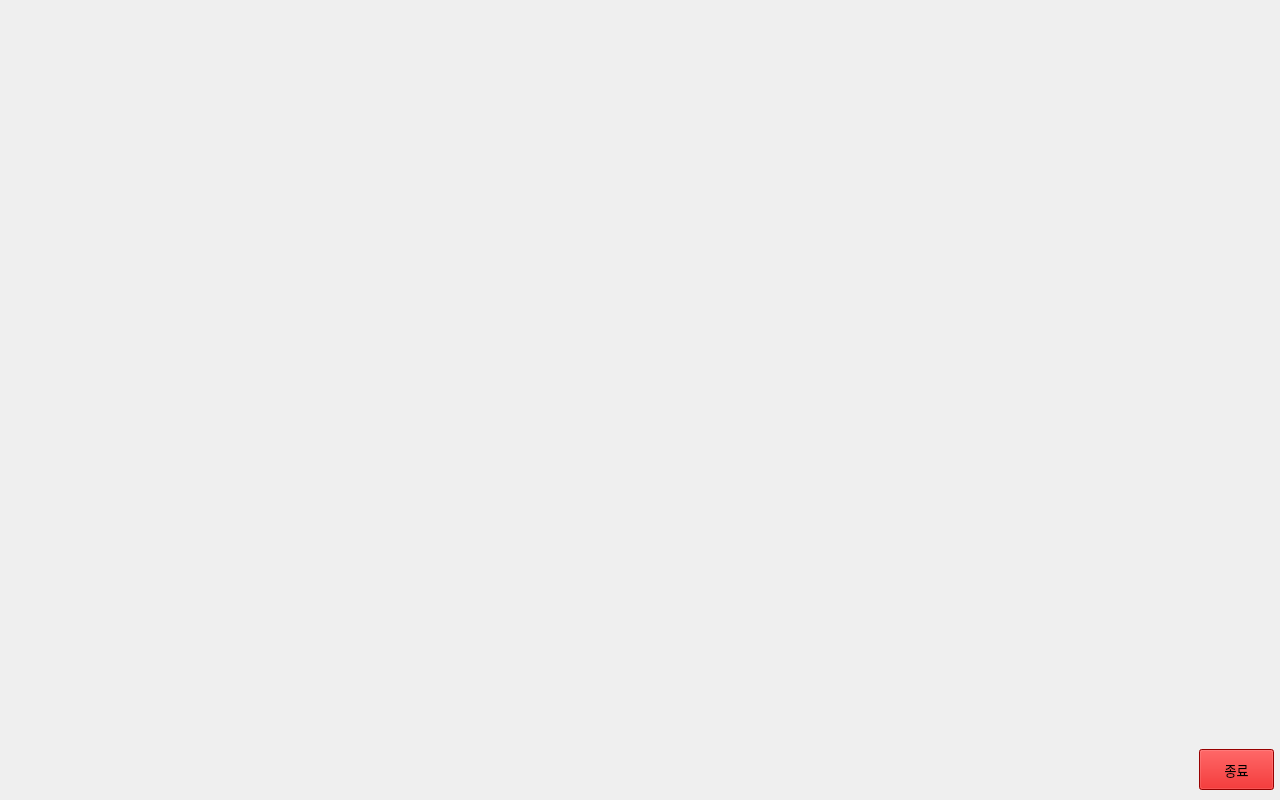
<?xml version="1.0" encoding="UTF-8"?>
<ui version="4.0">
 <class>MainWindow</class>
 <widget class="QMainWindow" name="MainWindow">
  <property name="geometry">
   <rect>
    <x>0</x>
    <y>0</y>
    <width>1280</width>
    <height>800</height>
   </rect>
  </property>
  <property name="minimumSize">
   <size>
    <width>1280</width>
    <height>800</height>
   </size>
  </property>
  <property name="windowTitle">
   <string>MainWindow</string>
  </property>
  <property name="animated">
   <bool>true</bool>
  </property>
  <widget class="QWidget" name="centralwidget">
   <property name="minimumSize">
    <size>
     <width>1280</width>
     <height>800</height>
    </size>
   </property>
   <property name="maximumSize">
    <size>
     <width>16777215</width>
     <height>16777215</height>
    </size>
   </property>
   <layout class="QGridLayout" name="gridLayout">
    <item row="0" column="0">
     <widget class="QStackedWidget" name="stackedWidget">
      <property name="minimumSize">
       <size>
        <width>1280</width>
        <height>800</height>
       </size>
      </property>
      <property name="styleSheet">
       <string notr="true"/>
      </property>
      <property name="currentIndex">
       <number>2</number>
      </property>
      <widget class="QWidget" name="preference1">
       <widget class="QLabel" name="background1">
        <property name="geometry">
         <rect>
          <x>0</x>
          <y>0</y>
          <width>1280</width>
          <height>800</height>
         </rect>
        </property>
        <property name="minimumSize">
         <size>
          <width>1280</width>
          <height>800</height>
         </size>
        </property>
        <property name="text">
         <string/>
        </property>
        <property name="pixmap">
         <pixmap resource="resources.qrc">:/preference/001.png</pixmap>
        </property>
       </widget>
       <widget class="QPushButton" name="elec">
        <property name="geometry">
         <rect>
          <x>210</x>
          <y>300</y>
          <width>151</width>
          <height>151</height>
         </rect>
        </property>
        <property name="styleSheet">
         <string notr="true">background-color:rgb(214, 226, 232);</string>
        </property>
        <property name="text">
         <string/>
        </property>
        <property name="icon">
         <iconset resource="resources.qrc">
          <normaloff>:/button/button_elec.png</normaloff>:/button/button_elec.png</iconset>
        </property>
        <property name="iconSize">
         <size>
          <width>150</width>
          <height>150</height>
         </size>
        </property>
       </widget>
       <widget class="QPushButton" name="nomal">
        <property name="geometry">
         <rect>
          <x>390</x>
          <y>300</y>
          <width>151</width>
          <height>151</height>
         </rect>
        </property>
        <property name="styleSheet">
         <string notr="true">background-color:rgb(214, 226, 232);</string>
        </property>
        <property name="text">
         <string/>
        </property>
        <property name="icon">
         <iconset resource="resources.qrc">
          <normaloff>:/button/button_nomal.png</normaloff>:/button/button_nomal.png</iconset>
        </property>
        <property name="iconSize">
         <size>
          <width>150</width>
          <height>150</height>
         </size>
        </property>
       </widget>
       <widget class="QPushButton" name="handicap">
        <property name="geometry">
         <rect>
          <x>210</x>
          <y>490</y>
          <width>151</width>
          <height>151</height>
         </rect>
        </property>
        <property name="styleSheet">
         <string notr="true">background-color:rgb(214, 226, 232);</string>
        </property>
        <property name="text">
         <string/>
        </property>
        <property name="icon">
         <iconset resource="resources.qrc">
          <normaloff>:/button/button_handicap.png</normaloff>:/button/button_handicap.png</iconset>
        </property>
        <property name="iconSize">
         <size>
          <width>150</width>
          <height>150</height>
         </size>
        </property>
       </widget>
       <widget class="QPushButton" name="small">
        <property name="geometry">
         <rect>
          <x>390</x>
          <y>490</y>
          <width>151</width>
          <height>151</height>
         </rect>
        </property>
        <property name="styleSheet">
         <string notr="true">background-color:rgb(214, 226, 232);</string>
        </property>
        <property name="text">
         <string/>
        </property>
        <property name="icon">
         <iconset resource="resources.qrc">
          <normaloff>:/button/button_small.png</normaloff>:/button/button_small.png</iconset>
        </property>
        <property name="iconSize">
         <size>
          <width>150</width>
          <height>150</height>
         </size>
        </property>
       </widget>
      </widget>
      <widget class="QWidget" name="preference2">
       <widget class="QLabel" name="background2">
        <property name="geometry">
         <rect>
          <x>0</x>
          <y>0</y>
          <width>1280</width>
          <height>800</height>
         </rect>
        </property>
        <property name="minimumSize">
         <size>
          <width>1280</width>
          <height>800</height>
         </size>
        </property>
        <property name="text">
         <string/>
        </property>
        <property name="pixmap">
         <pixmap resource="resources.qrc">:/preference/002.png</pixmap>
        </property>
       </widget>
       <widget class="QPushButton" name="Entrance">
        <property name="geometry">
         <rect>
          <x>200</x>
          <y>290</y>
          <width>391</width>
          <height>101</height>
         </rect>
        </property>
        <property name="font">
         <font>
          <pointsize>36</pointsize>
         </font>
        </property>
        <property name="styleSheet">
         <string notr="true">background-color: rgb(112, 177, 186);</string>
        </property>
        <property name="text">
         <string>Entrance</string>
        </property>
       </widget>
       <widget class="QPushButton" name="Exit">
        <property name="geometry">
         <rect>
          <x>200</x>
          <y>410</y>
          <width>391</width>
          <height>101</height>
         </rect>
        </property>
        <property name="font">
         <font>
          <pointsize>36</pointsize>
         </font>
        </property>
        <property name="styleSheet">
         <string notr="true">background-color: rgb(112, 177, 186);</string>
        </property>
        <property name="text">
         <string>Exit</string>
        </property>
       </widget>
       <widget class="QPushButton" name="Mall">
        <property name="geometry">
         <rect>
          <x>200</x>
          <y>530</y>
          <width>391</width>
          <height>101</height>
         </rect>
        </property>
        <property name="font">
         <font>
          <pointsize>36</pointsize>
         </font>
        </property>
        <property name="styleSheet">
         <string notr="true">background-color: rgb(112, 177, 186);</string>
        </property>
        <property name="text">
         <string>Mall</string>
        </property>
       </widget>
      </widget>
      <widget class="QWidget" name="navi">
       <property name="minimumSize">
        <size>
         <width>1280</width>
         <height>800</height>
        </size>
       </property>
       <property name="styleSheet">
        <string notr="true"/>
       </property>
       <widget class="QLabel" name="car">
        <property name="geometry">
         <rect>
          <x>210</x>
          <y>560</y>
          <width>131</width>
          <height>131</height>
         </rect>
        </property>
        <property name="text">
         <string/>
        </property>
        <property name="pixmap">
         <pixmap resource="resources.qrc">:/car/car_0.png</pixmap>
        </property>
        <property name="scaledContents">
         <bool>true</bool>
        </property>
        <property name="alignment">
         <set>Qt::AlignmentFlag::AlignCenter</set>
        </property>
        <property name="indent">
         <number>-1</number>
        </property>
       </widget>
       <widget class="QLabel" name="map">
        <property name="geometry">
         <rect>
          <x>0</x>
          <y>0</y>
          <width>1280</width>
          <height>800</height>
         </rect>
        </property>
        <property name="minimumSize">
         <size>
          <width>1280</width>
          <height>800</height>
         </size>
        </property>
        <property name="text">
         <string/>
        </property>
        <property name="pixmap">
         <pixmap resource="resources.qrc">:/parkinglot/003.png</pixmap>
        </property>
        <property name="scaledContents">
         <bool>false</bool>
        </property>
       </widget>
       <widget class="QPushButton" name="terminate">
        <property name="geometry">
         <rect>
          <x>1190</x>
          <y>740</y>
          <width>75</width>
          <height>41</height>
         </rect>
        </property>
        <property name="font">
         <font>
          <family>휴먼모음T</family>
          <pointsize>10</pointsize>
         </font>
        </property>
        <property name="styleSheet">
         <string notr="true">background-color:rgb(211, 0, 0);</string>
        </property>
        <property name="text">
         <string>종료</string>
        </property>
       </widget>
       <zorder>map</zorder>
       <zorder>car</zorder>
       <zorder>terminate</zorder>
      </widget>
     </widget>
    </item>
   </layout>
  </widget>
 </widget>
 <resources>
  <include location="resources.qrc"/>
 </resources>
 <connections>
  <connection>
   <sender>nomal</sender>
   <signal>clicked()</signal>
   <receiver>MainWindow</receiver>
   <slot>save_type()</slot>
   <hints>
    <hint type="sourcelabel">
     <x>480</x>
     <y>388</y>
    </hint>
    <hint type="destinationlabel">
     <x>490</x>
     <y>-107</y>
    </hint>
   </hints>
  </connection>
  <connection>
   <sender>Entrance</sender>
   <signal>clicked()</signal>
   <receiver>MainWindow</receiver>
   <slot>save_near()</slot>
   <hints>
    <hint type="sourcelabel">
     <x>491</x>
     <y>346</y>
    </hint>
    <hint type="destinationlabel">
     <x>470</x>
     <y>-56</y>
    </hint>
   </hints>
  </connection>
  <connection>
   <sender>terminate</sender>
   <signal>clicked()</signal>
   <receiver>MainWindow</receiver>
   <slot>terminate()</slot>
   <hints>
    <hint type="sourcelabel">
     <x>1229</x>
     <y>765</y>
    </hint>
    <hint type="destinationlabel">
     <x>1531</x>
     <y>751</y>
    </hint>
   </hints>
  </connection>
 </connections>
 <slots>
  <signal>wefi()</signal>
  <slot>terminate()</slot>
  <slot>save_type()</slot>
  <slot>save_near()</slot>
 </slots>
</ui>
